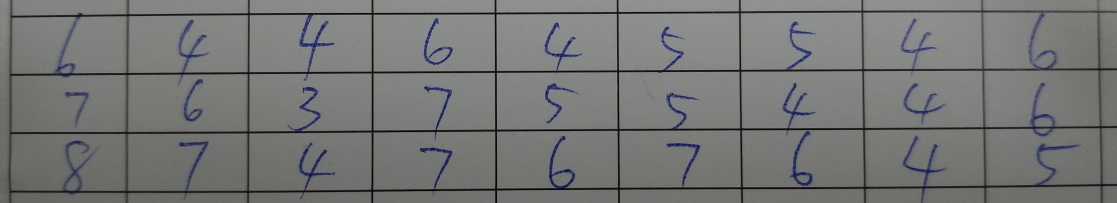
#> input picture golfcard_recognition/images/score3.jpg, 3350 x 609 px (shown at 1/3 size)
$ jupyter execute --allow-errors digit_recognition.ipynb   (older library calls are emulated)
#> lines starting #> are read from the running program, lines starting #| are printed output that depends on the picture; after the words box and inside, x2 and y2 are one past the last pixel; in counts of white or black regions, pixels touching at a corner belong together; long printed decimals are rounded
# Import image

[cell 1]
import matplotlib.pyplot as plt
import matplotlib.image as mpimg
import numpy as np
import cv2
import math
import scipy.ndimage

player = 3
hole = 9

image = cv2.imread('images/score3.jpg')
#> image is the input picture: shape (609, 3350, 3); mean B, G, R 117.4, 118.3, 117.4
height, width, channels = image.shape
#> height = 609; width = 3350; channels = 3

plt.imshow(image)
plt.show()

print('width', width)
#| width 3350
print('height', height)
#| height 609

# Blur image

[cell 2]
blurredImage = cv2.GaussianBlur(image, (9, 9), 0)

plt.imshow(blurredImage)
plt.show()

# Image thresholding

[cell 3]
grayImage = cv2.cvtColor(blurredImage, cv2.COLOR_BGR2GRAY)
ret,thresh = cv2.threshold(grayImage, 128, 255, cv2.THRESH_BINARY | cv2.THRESH_OTSU)
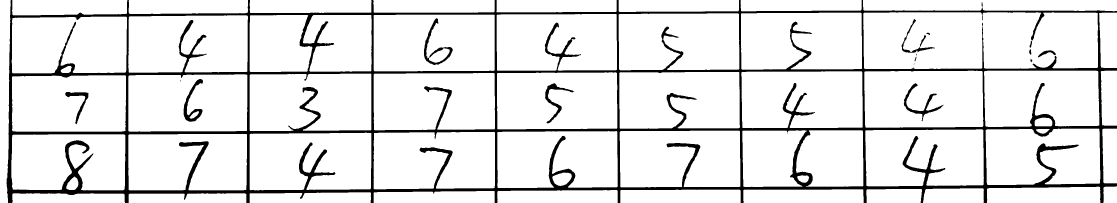
#> thresh: shape (609, 3350) (shown at 1/3 size); 90% white; 17 black regions (4 under 20 px), largest, box (x1, y1, x2, y2) and area: (19, 0, 3350, 609) 193373, (1272, 55, 1358, 195) 2143, (551, 237, 609, 365) 2128
#> ret = 93
thresh = 255 - thresh
cv2.imwrite("images/imgPre/thresholding.jpg", thresh)

plt.imshow(thresh)
plt.show()

# Canny

[cell 4]
binaryImage = cv2.Canny(thresh, 100, 300)
#> binaryImage: shape (609, 3350); 2.5% white in thin lines or dots

cv2.imwrite("images/imgPre/canny.jpg", binaryImage)

plt.imshow(binaryImage)
plt.show()

# Erode、Dilate

[cell 5]
kernel = cv2.getStructuringElement(cv2.MORPH_RECT, (3, 3))
kernel_length = np.array(image).shape[1] // 40
#> kernel_length = 83

verticle_kernel = cv2.getStructuringElement(cv2.MORPH_RECT, (1, kernel_length))
#> verticle_kernel = 83 values from 1 to 1
img_temp1 = cv2.erode(thresh, verticle_kernel, iterations=3)
#> img_temp1: shape (609, 3350); 1.4% white; 11 white regions, largest, box (x1, y1, x2, y2) and area: (741, 0, 749, 609) 3907, (1114, 0, 1121, 609) 3811, (24, 0, 36, 609) 3621
verticle_lines_img = cv2.dilate(img_temp1, verticle_kernel, iterations=3)
#> verticle_lines_img: shape (609, 3350); 2% white; 10 white regions, largest, box (x1, y1, x2, y2) and area: (24, 0, 36, 609) 5097, (375, 0, 386, 609) 4555, (741, 0, 749, 609) 4276

hori_kernel = cv2.getStructuringElement(cv2.MORPH_RECT, (kernel_length, 1))
img_temp2 = cv2.erode(thresh, hori_kernel, iterations=3)
#> img_temp2: shape (609, 3350); 3.8% white; 4 white regions, box (x1, y1, x2, y2) and area: (144, 552, 3350, 581) 23190, (148, 378, 3350, 403) 20270, (150, 205, 3350, 226) 18073, (153, 32, 3350, 50) 15653
horizontal_lines_img = cv2.dilate(img_temp2, hori_kernel, iterations=3)
#> horizontal_lines_img: shape (609, 3350); 4.8% white; 4 white regions, box (x1, y1, x2, y2) and area: (21, 552, 3350, 581) 29463, (25, 378, 3350, 403) 25436, (27, 205, 3350, 226) 22378, (30, 32, 3350, 50) 19835

cv2.imwrite("images/imgPre/verticle_lines_img.jpg", verticle_lines_img)
cv2.imwrite("images/imgPre/horizontal_lines_img.jpg", horizontal_lines_img)

plt.imshow(verticle_lines_img)
plt.show()
kernel_length
#> Out = 83

# Merge

[cell 6]
alpha = 0.5
beta = 1.0 - alpha

img_final_bin = cv2.addWeighted(verticle_lines_img, alpha, horizontal_lines_img, beta, 0.0)
img_final_bin = cv2.erode(img_final_bin, kernel, iterations=1)
(thresh, img_final_bin) = cv2.threshold(img_final_bin, 128, 255, cv2.THRESH_BINARY | cv2.THRESH_OTSU)
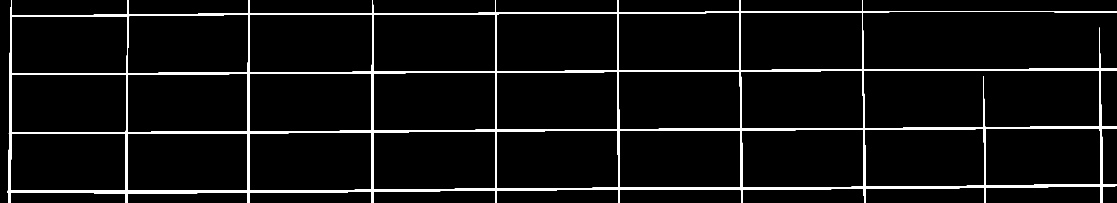
#> img_final_bin: shape (609, 3350) (shown at 1/3 size); 4.8% white; 1 white region
#> thresh = 0

cv2.imwrite("images/imgPre/img_final_bin.jpg", img_final_bin)

plt.imshow(img_final_bin)
plt.show()

[cell 7]
def sort_contours(cnts, method="left-to-right"):
    # initialize the reverse flag and sort index
    reverse = False
    i = 0

    # handle if we need to sort in reverse
    if method == "right-to-left" or method == "bottom-to-top":
        reverse = True

    # handle if we are sorting against the y-coordinate rather than
    # the x-coordinate of the bounding box
    if method == "top-to-bottom" or method == "bottom-to-top":
        i = 1

    # construct the list of bounding boxes and sort them from top to
    # bottom
    boundingBoxes = [cv2.boundingRect(c) for c in cnts]
    (cnts, boundingBoxes) = zip(*sorted(zip(cnts, boundingBoxes),
                                        key=lambda b: b[1][i], reverse=reverse))

    # return the list of sorted contours and bounding boxes
    return (cnts, boundingBoxes)

# FindContours

[cell 8]
im2, cnts, hierarchy = cv2.findContours(img_final_bin, cv2.RETR_TREE, cv2.CHAIN_APPROX_SIMPLE)
#> cnts = 25 contours; largest, box (x1, y1, x2, y2) and area: (22, 0, 3350, 609) 1626410, (2591, 210, 3300, 385) 120646, (747, 43, 1117, 218) 63778, (747, 219, 1116, 395) 63675, (747, 396, 1116, 573) 63515
# (cnts, boundingBoxes) = sort_contours(cnts, method="top-to-bottom")
clone = image.copy()

cv2.drawContours(clone, cnts, -1, (0, 255, 0), 2)
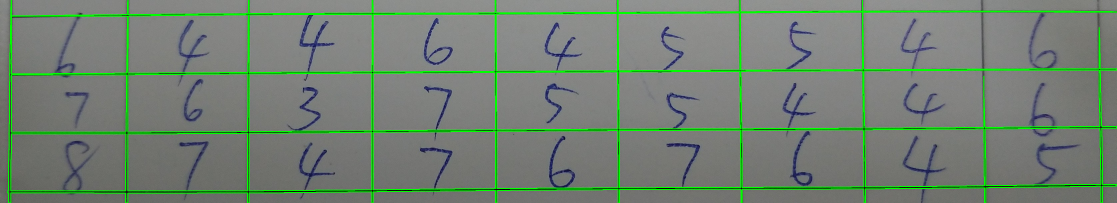
#> clone: shape (609, 3350, 3) (shown at 1/3 size); 5.42% of pixels changed, all inside (x1, y1, x2, y2) = (21, 0, 3350, 609)

cv2.imwrite("images/imgPre/findContours.jpg", clone)

plt.imshow(clone)
plt.show()

# Crop

[cell 9]
cropWidth = width / hole
#> cropWidth = 372.2
cropHeight = height / player
#> cropHeight = 203
minCropX = 1000
minCropY = 1000
rectWidth = 0
rectHeight = 0

for c in cnts:
    x, y, w, h = cv2.boundingRect(c)

    if cropWidth - (cropWidth * 0.2) < w and w < cropWidth and cropHeight - (cropHeight * 0.2) < h and h < cropHeight:
        rectWidth = w
        rectHeight = h
        minCropX = x
        minCropY = y
#> this loop made 25 passes
#> (x, y, w, h, rectWidth, rectHeight, minCropX, minCropY) on passes 2 to 13: (32, 401, 346, 172, 346, 172, 32, 401), (383, 399, 360, 174, 360, 174, 383, 399), (747, 396, 369, 177, 369, 177, 747, 396), (1119, 393, 368, 177, 368, 177, 1119, 393), (1490, 391, 365, 175, 365, 175, 1490, 391), (1857, 390, 366, 174, 366, 174, 1857, 390), (2225, 389, 367, 174, 367, 174, 2225, 389), (2594, 386, 360, 175, 360, 175, 2594, 386), (2955, 384, 348, 173, 348, 173, 2955, 384), (34, 224, 346, 173, 346, 173, 34, 224), (383, 221, 361, 176, 361, 176, 383, 221), (747, 219, 369, 176, 369, 176, 747, 219)
#> (x, y, w, h) on passes 1, 18: (22, 0, 3328, 609), (2591, 210, 709, 175)

while (minCropX - rectWidth) > 0 :
    minCropX = minCropX - rectWidth
#> this loop made 6 passes
#> minCropX on passes 1 to 6: 1854, 1487, 1120, 753, 386, 19
#> after the loop, minCropX = 19
while (minCropY - rectHeight) > 0 :
    minCropY = minCropY - rectHeight
#> this loop made 0 passes
#> after the loop, minCropY = 36

for y in range(3):
    for x in range(9):
        startHeight = minCropY+rectHeight*y
        startWidth = minCropX+rectWidth*x
        ratioCropHeight = int(rectHeight*0.1)
        ratioCropWidth = int(rectWidth*0.2)
        new_img = image[startHeight+ratioCropHeight: startHeight+rectHeight-ratioCropHeight, startWidth+ratioCropWidth: startWidth+rectWidth-ratioCropWidth]
        cv2.imwrite('images/crop/' + str(y) + str(x) + '.jpg', new_img)
#> this loop made 3 passes
#> pass 1, `cv2.imwrite('images/crop/' + str(y) + str(x) + '.jpg', new_img)`:
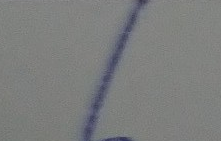
#> saved as 00.jpg: shape (141, 221, 3); mean B, G, R 125, 125.6, 124.2
#> pass 1, `cv2.imwrite('images/crop/' + str(y) + str(x) + '.jpg', new_img)`:
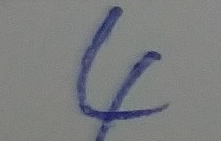
#> saved as 01.jpg: shape (141, 221, 3); mean B, G, R 127.3, 125.8, 124.1
#> pass 1, `cv2.imwrite('images/crop/' + str(y) + str(x) + '.jpg', new_img)`:
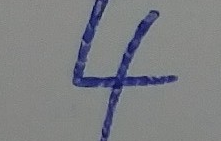
#> saved as 02.jpg: shape (141, 221, 3); mean B, G, R 131.2, 127.7, 125.7
#> pass 1, `cv2.imwrite('images/crop/' + str(y) + str(x) + '.jpg', new_img)`:
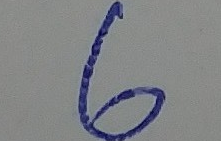
#> saved as 03.jpg: shape (141, 221, 3); mean B, G, R 134.3, 131.6, 129.6

print('cropWidth', cropWidth)
#| cropWidth 372.222
print('cropHeight', cropHeight)
#| cropHeight 203.0
print('rectWidth', rectWidth)
#| rectWidth 367
print('rectHeight', rectHeight)
#| rectHeight 175
print('minCropX', minCropX)
#| minCropX 19
print('minCropY', minCropY)
#| minCropY 36

[cell 10]
for c in cnts:
    M = cv2.moments(c)

    if M['m00'] != 0:
        cX = int(M['m10'] / M['m00'])
        cY = int(M['m01'] / M['m00'])
        cv2.circle(clone, (cX, cY), 10, (1, 227, 254), -1)
#> this loop made 25 passes
#> (cX, cY) on passes 1 to 12: (1566, 318), (204, 486), (562, 486), (931, 484), (1302, 481), (1671, 478), (2039, 476), (2408, 475), (2773, 473), (3128, 469), (206, 309), (563, 308)
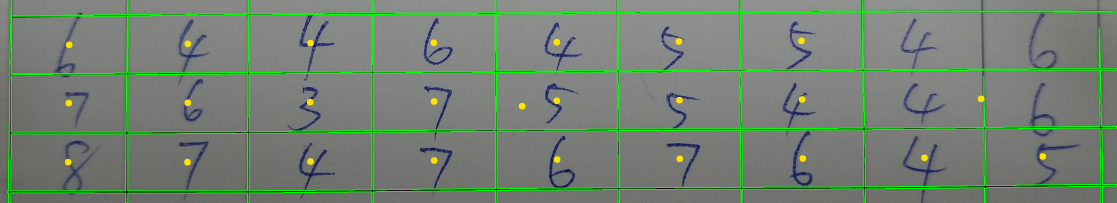
#> clone: shape (609, 3350, 3) (shown at 1/3 size); 0.39% of pixels changed, all inside (x1, y1, x2, y2) = (194, 112, 3139, 497)

cv2.imwrite("images/imgPre/middle.jpg", clone)

plt.imshow(clone)
plt.show()

[cell 11]
import tensorflow as tf
from tensorflow.examples.tutorials.mnist import input_data

#Load mnist
#> (the rest of this cell did not finish here and is left out)

[cell 12]
"""
a placeholder for our image data:
None stands for an unspecified number of images
784 = 28*28 pixel
"""
#> (the rest of this cell did not finish here and is left out)

[cell 13]
def getBestShift(img):
    cy,cx = scipy.ndimage.measurements.center_of_mass(img)

    rows,cols = img.shape
    shiftx = np.round(cols/2.0-cx).astype(int)
    shifty = np.round(rows/2.0-cy).astype(int)

    return shiftx,shifty

def shift(img,sx,sy):
    rows,cols = img.shape
    M = np.float32([[1,0,sx],[0,1,sy]])
    shifted = cv2.warpAffine(img,M,(cols,rows))
    return shifted

# create an array where we can store our 4 pictures
images = np.zeros((27,784))
# and the correct values
correct_vals = np.zeros((27,10))

# we want to test our images which you saw at the top of this page
i = 0
player = 3
hole = 9
for player in range(3):
    for hole in range(9):
        # read the image
        gray = cv2.imread("images/crop/" + str(player) + str(hole) + ".jpg", cv2.IMREAD_GRAYSCALE)
#> gray: shape (141, 221); min 55, max 146, mean 125.2

        # resize the images and invert it (black background)
        gray = cv2.resize(255-gray, (28, 28))
#> gray: shape (28, 28)
        (thresh, gray) = cv2.threshold(gray, 128, 255, cv2.THRESH_BINARY | cv2.THRESH_OTSU)
#> gray: shape (28, 28); 5.5% white in thin lines or dots, all inside (x1, y1, x2, y2) = (10, 0, 19, 28)
#> thresh = 145
        while np.sum(gray[0]) == 0:
            gray = gray[1:]

        while np.sum(gray[:,0]) == 0:
            gray = np.delete(gray,0,1)
#> this loop made 10 passes

        while np.sum(gray[-1]) == 0:
            gray = gray[:-1]

        while np.sum(gray[:,-1]) == 0:
            gray = np.delete(gray,-1,1)
#> this loop made 9 passes

        rows,cols = gray.shape
#> rows = 28; cols = 9

        if rows > cols:
            factor = 20.0/rows
#> factor = 0.714
            rows = 20
            cols = int(round(cols*factor))
#> cols = 6
            gray = cv2.resize(gray, (cols,rows))
#> gray = 20 rows, first 6: [0, 0, 0, 0, 64, 217], [0, 0, 0, 0, 178, 64], [0, 0, 0, 0, 191, 0], [0, 0, 0, 0, 191, 0], [0, 0, 0, 0, 38, 0], [0, 0, 0, 191, 0, 0]
        else:
            factor = 20.0/cols
            cols = 20
            rows = int(round(rows*factor))
            gray = cv2.resize(gray, (cols, rows))

        colsPadding = (int(math.ceil((28-cols)/2.0)),int(math.floor((28-cols)/2.0)))
#> colsPadding = (11, 11)
        rowsPadding = (int(math.ceil((28-rows)/2.0)),int(math.floor((28-rows)/2.0)))
        gray = np.lib.pad(gray,(rowsPadding,colsPadding),'constant')
        shiftx,shifty = getBestShift(gray)
#> in getBestShift, `cy,cx = scipy.ndimage.measurements.center_of_mass(img)`: cy = 14.98; cx = 13.1
#> in getBestShift, `shiftx = np.round(cols/2.0-cx).astype(int)`: shiftx = 1
#> in getBestShift, `shifty = np.round(rows/2.0-cy).astype(int)`: shifty = -1
#> shiftx = 1; shifty = -1
        shifted = shift(gray,shiftx,shifty)
#> in shift, `M = np.float32([[1,0,sx],[0,1,sy]])`: M = [[1, 0, 1], [0, 1, -1]]
#> in shift, `shifted = cv2.warpAffine(img,M,(cols,rows))`:
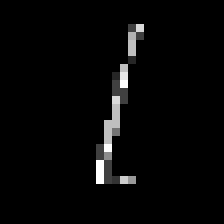
#> shifted: shape (28, 28) (shown 8 times larger); min 0, max 255, mean 6.7
        gray = shifted

        # save the processed images
        cv2.imwrite("images/convert2MnistImg/" + str(player) + str(hole) + ".jpg", gray)
        """
        all images in the training set have an range from 0-1
        and not from 0-255 so we divide our flatten images
        (a one dimensional vector with our 784 pixels)
        to use the same 0-1 based range
        """
        flatten = gray.flatten() / 255.0
#> flatten = 784 values, max 1 at index 295, min 0 at index 0, mean 0.0264
        """
        we need to store the flatten image and generate
        the correct_vals array
        correct_val for the first digit (9) would be
        [0,0,0,0,0,0,0,0,0,1]
        """
        images[i] = flatten
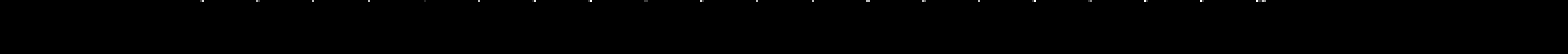
#> images: shape (27, 784) float64 (shown 2 times larger); min 0, max 1, mean 0.000978
        correct_val = np.zeros((10))
        correct_val[hole] = 1
        correct_vals[i] = correct_val
        i += 1

"""
the prediction will be an array with four values,
which show the predicted number
"""
#> (the rest of this cell did not finish here and is left out)
